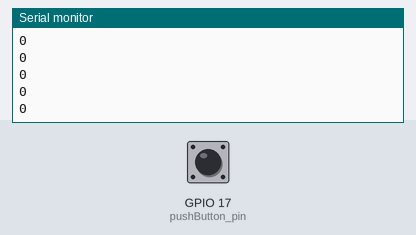
This sketch was run on a simulated ESP32. Parts: the last lines printed to the serial monitor. The inputs (shaded band) are chosen by the test bench; at power-on: GPIO 17 (pushButton_pin) HIGH.

Above: at 1.2 s.
1.3 s: GPIO 17 (pushButton_pin) pulled LOW for 0.15 s
At 1.31 s:
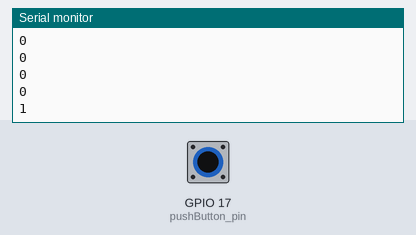
2.9 s: GPIO 17 (pushButton_pin) pulled LOW for 1 s
At 2.91 s:
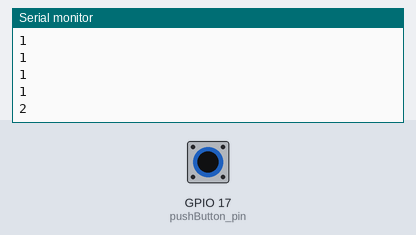
5.4 s: GPIO 17 (pushButton_pin) pulled LOW for 0.15 s
At 5.41 s:
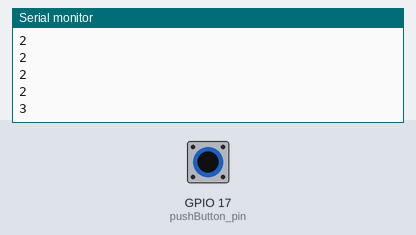
Timing chart, 0 to 8.4 s (numbered marks = the images above; inputs shaded):
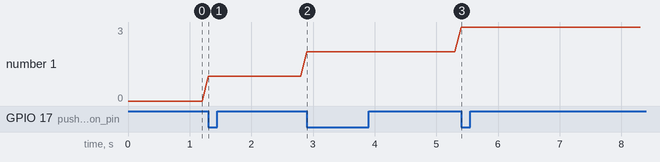

Measured:
- after the input at 1.3 s, the serial monitor: prints a new line at once (image 1)
- after the input at 2.9 s, the serial monitor: prints a new line at once (image 2)
- after the input at 5.4 s, the serial monitor: prints a new line at once (image 3)
- plotted number 1: 0 → 1 after the input at 1.3 s, 1 → 2 after the input at 2.9 s, 2 → 3 after the input at 5.4 s

The sketch:

interrupt_test.ino
```cpp
#define pushButton_pin   17
uint8_t neki=0;

void IRAM_ATTR isr()
{
  static uint32_t timek=0;
  if((millis()-timek)>=300)neki++;
  if(neki>=5)neki=0;
  timek=millis();
}

void setup()
{
  Serial.begin(115200);
  pinMode(pushButton_pin, INPUT_PULLUP);
  attachInterrupt(pushButton_pin, isr, FALLING);
}

void loop()
{
  Serial.println(neki);
  delay(100);
}
```
